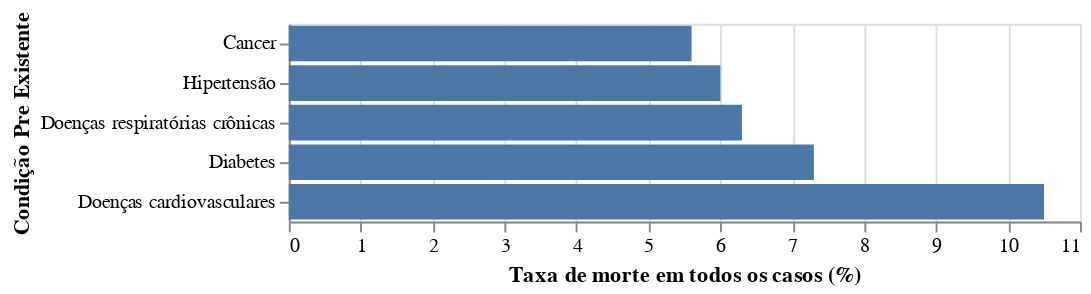

The code cell stored with this chart in its notebook:
### Markdown cell above
3.2 Gráfico para doenças

### Code cell
alt.Chart(dados_plotar_fator_risco_doenca).mark_bar().encode(
    alt.Y('Condição Pre Existente', scale=alt.Scale( domain=['Cancer', 'Hipertensão', 'Doenças respiratórias crônicas', 'Diabetes', 'Doenças cardiovasculares'] ) ),
    x='Taxa de morte em todos os casos (%)'
)

### Figure 1 — Vega-Lite specification as saved in the notebook (floating-point values rounded to 4 significant figures)
{"config": {"view": {"continuousWidth": 400, "continuousHeight": 300}}, "data": {"name": "data-06d0049be3d0b0a86074635c1ea558ee"}, "mark": "bar", "encoding": {"x": {"type": "quantitative", "field": "Taxa de morte em todos os casos (%)"}, "y": {"type": "nominal", "field": "Condição Pre Existente", "scale": {"domain": ["Cancer", "Hipertensão", "Doenças respiratórias crônicas", "Diabetes", "Doenças cardiovasculares"]}}}, "$schema": "https://vega.github.io/schema/vega-lite/v4.0.2.json", "datasets": {"data-06d0049be3d0b0a86074635c1ea558ee": [{"Condição Pre Existente": "Cancer", "Taxa de morte em todos os casos (%)": 5.6}, {"Condição Pre Existente": "Hipertensão", "Taxa de morte em todos os casos (%)": 6.0}, {"Condição Pre Existente": "Doenças respiratórias crônicas", "Taxa de morte em todos os casos (%)": 6.3}, {"Condição Pre Existente": "Diabetes", "Taxa de morte em todos os casos (%)": 7.3}, {"Condição Pre Existente": "Doenças cardiovasculares", "Taxa de morte em todos os casos (%)": 10.5}]}}
